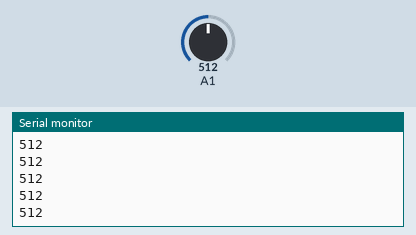
Simulated run of this sketch. Board: Arduino Uno, built with avr-gcc and run on an emulated ATmega328P. Shown: the last lines printed to the serial monitor. The test bench sets the inputs (shaded band); at power-on: A1 = 512.

Above: at 1.2 s.
1.3 s: A1 set to 716
At 1.31 s:
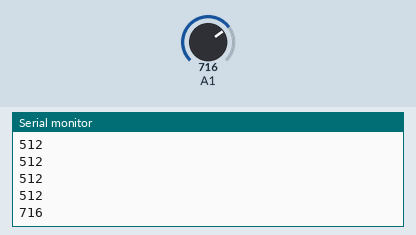
2.8 s: A1 set to 900
At 2.81 s:
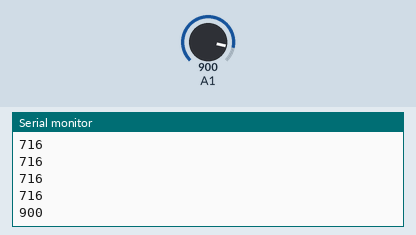
Timing chart, 0 to 5.8 s (numbered marks = the images above; inputs shaded):
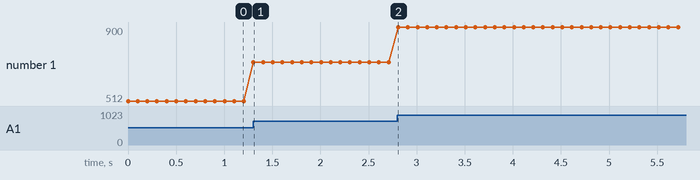

The sketch:

SensorToPi.ino
```cpp
void setup() {
  Serial.begin(9600);
  pinMode(7,OUTPUT);

}

void loop() {
  digitalWrite(7,1);
  Serial.println(analogRead(A1));
  digitalWrite(7,0);
  delay(100);
}
```

Measured:
- after the input at 1.3 s, the serial monitor: prints a new line at once (image 1)
- after the input at 2.8 s, the serial monitor: prints a new line at once (image 2)
- plotted number 1: 512 → 716 after the input at 1.3 s, 716 → 900 after the input at 2.8 s
